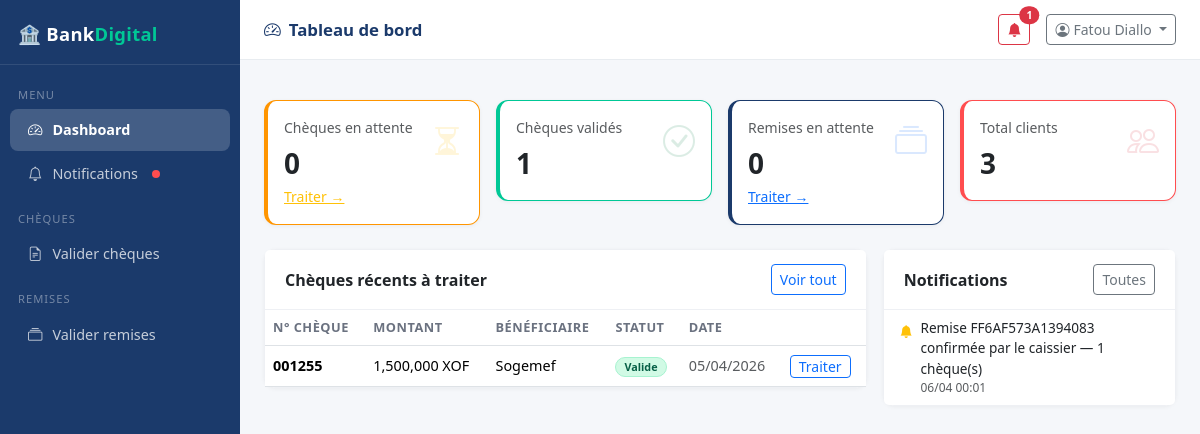
/gestionnaire/ (signed in), run on the app's committed database.
### app/models.py (models this page shows, shortened)
class Cheque(db.Model):
    __tablename__ = "cheques"
    id = db.Column(db.Integer, primary_key=True)
    numero = db.Column(db.String(50), nullable=False, index=True)
    montant = db.Column(db.Numeric(15, 2), nullable=False)
    banque = db.Column(db.String(100))
    beneficiaire = db.Column(db.String(150))
    compte_emetteur_id = db.Column(db.Integer, db.ForeignKey("comptes.id"))
    image_path = db.Column(db.String(255))
    statut = db.Column(db.Enum(StatutEnum), default=StatutEnum.en_attente)
    caissier_id = db.Column(db.Integer, db.ForeignKey("utilisateurs.id"))
    gestionnaire_id = db.Column(db.Integer, db.ForeignKey("utilisateurs.id"))
    cheque_emis_id = db.Column(db.Integer, db.ForeignKey("cheques_emis.id"))  # lien si déclaré
    commentaire = db.Column(db.Text)
    recu_signe = db.Column(db.Boolean, default=False)
    recu_path = db.Column(db.String(255))
    created_at = db.Column(db.DateTime, default=datetime.utcnow)
    updated_at = db.Column(db.DateTime, onupdate=datetime.utcnow)
    cheque_emis = db.relationship("ChequeEmis", foreign_keys=[cheque_emis_id])

class Notification(db.Model):
    __tablename__ = "notifications"
    id = db.Column(db.Integer, primary_key=True)
    utilisateur_id = db.Column(db.Integer, db.ForeignKey("utilisateurs.id"), nullable=False)
    type = db.Column(db.String(50), default="info")  # info, alerte, validation
    message = db.Column(db.Text, nullable=False)
    lu = db.Column(db.Boolean, default=False)
    reference_id = db.Column(db.Integer, nullable=True)
    reference_type = db.Column(db.String(50), nullable=True)
    created_at = db.Column(db.DateTime, default=datetime.utcnow)

### app/web/gestionnaire.py (the view)
@gestionnaire_bp.route("/")
@login_required_web(roles=["gestionnaire"])
def dashboard():
    uid = session["user_id"]
    stats = {
        "cheques_en_attente": Cheque.query.filter_by(statut=StatutEnum.en_attente).count(),
        "cheques_valides": Cheque.query.filter_by(statut=StatutEnum.valide).count(),
        "cheques_refuses": Cheque.query.filter_by(statut=StatutEnum.refuse).count(),
        "remises_en_attente": Remise.query.filter_by(statut=StatutEnum.en_attente).count(),
        "remises_validees": Remise.query.filter_by(statut=StatutEnum.valide).count(),
        "total_clients": Utilisateur.query.filter_by(role="client").count(),
    }
    notifs = (Notification.query.filter_by(utilisateur_id=uid, lu=False)
              .order_by(Notification.created_at.desc()).limit(10).all())
    derniers_cheques = Cheque.query.order_by(Cheque.created_at.desc()).limit(6).all()
    return render_template("gestionnaire/dashboard.html",
                           stats=stats, notifs=notifs, derniers_cheques=derniers_cheques)

### app/templates/gestionnaire/dashboard.html (shortened to what this page needs)
{% extends "base.html" %}
{% block page_title %}<i class="bi bi-speedometer2 me-2"></i>Tableau de bord{% endblock %}
{% block sidebar %}
<div class="sidebar">
  <div class="brand">🏦 Bank<span>Digital</span></div>
  <nav class="mt-2">
    <div class="nav-section">Menu</div>
    <a href="{{ url_for('gestionnaire.dashboard') }}" class="active"><i class="bi bi-speedometer2"></i>Dashboard</a>
    <a href="{{ url_for('gestionnaire.notifications') }}">
      <i class="bi bi-bell"></i>Notifications
      {% if notifs %}<span class="notif-dot"></span>{% endif %}
    </a>
    <div class="nav-section">Chèques</div>
    <a href="{{ url_for('gestionnaire.cheques') }}"><i class="bi bi-file-earmark-text"></i>Valider chèques</a>
    <div class="nav-section">Remises</div>
    <a href="{{ url_for('gestionnaire.remises') }}"><i class="bi bi-collection"></i>Valider remises</a>
  </nav>
</div>
{% endblock %}
{% block topbar_extra %}
{% if notifs %}
<a href="{{ url_for('gestionnaire.notifications') }}" class="btn btn-sm btn-outline-danger position-relative">
  <i class="bi bi-bell-fill"></i>
  <span class="position-absolute top-0 start-100 translate-middle badge rounded-pill bg-danger" style="font-size:.65rem">
    {{ notifs|length }}
  </span>
</a>
{% endif %}
{% endblock %}
{% block content %}
<div class="row g-3 mb-4">
  <div class="col-sm-6 col-xl-3">
    <div class="card stat-card orange p-3">
      <div class="d-flex justify-content-between align-items-start">
        <div>
          <div class="text-muted small mb-1">Chèques en attente</div>
          <div class="fs-3 fw-bold">{{ stats.cheques_en_attente }}</div>
          <a href="{{ url_for('gestionnaire.cheques') }}?statut=en_attente" class="small text-warning">Traiter →</a>
        </div>
        <i class="bi bi-hourglass-split stat-icon text-warning"></i>
      </div>
    </div>
  </div>
  <div class="col-sm-6 col-xl-3">
    <div class="card stat-card green p-3">
      <div class="d-flex justify-content-between align-items-start">
        <div>
          <div class="text-muted small mb-1">Chèques validés</div>
          <div class="fs-3 fw-bold">{{ stats.cheques_valides }}</div>
        </div>
        <i class="bi bi-check-circle stat-icon text-success"></i>
      </div>
    </div>
  </div>
  <div class="col-sm-6 col-xl-3">
    <div class="card stat-card blue p-3">
      <div class="d-flex justify-content-between align-items-start">
        <div>
          <div class="text-muted small mb-1">Remises en attente</div>
          <div class="fs-3 fw-bold">{{ stats.remises_en_attente }}</div>
          <a href="{{ url_for('gestionnaire.remises') }}?statut=en_attente" class="small text-primary">Traiter →</a>
        </div>
        <i class="bi bi-collection stat-icon text-primary"></i>
      </div>
    </div>
  </div>
  <div class="col-sm-6 col-xl-3">
    <div class="card stat-card red p-3">
      <div class="d-flex justify-content-between align-items-start">
        <div>
          <div class="text-muted small mb-1">Total clients</div>
          <div class="fs-3 fw-bold">{{ stats.total_clients }}</div>
        </div>
        <i class="bi bi-people stat-icon text-danger"></i>
      </div>
    </div>
  </div>
</div>
<div class="row g-3">
  <div class="col-lg-8">
    <div class="card">
      <div class="card-header d-flex justify-content-between align-items-center">
        <span>Chèques récents à traiter</span>
        <a href="{{ url_for('gestionnaire.cheques') }}" class="btn btn-sm btn-outline-primary">Voir tout</a>
      </div>
      <div class="table-responsive">
        <table class="table table-hover mb-0">
          <thead><tr><th>N° Chèque</th><th>Montant</th><th>Bénéficiaire</th><th>Statut</th><th>Date</th><th></th></tr></thead>
          <tbody>
            {% for c in derniers_cheques %}
            <tr>
              <td class="fw-semibold">{{ c.numero }}</td>
              <td>{{ "{:,.0f}".format(c.montant) }} XOF</td>
              <td>{{ c.beneficiaire or '—' }}</td>
              <td><span class="badge badge-{{ c.statut.value }} rounded-pill px-2">{{ c.statut.value.replace('_',' ').title() }}</span></td>
              <td class="text-muted small">{{ c.created_at.strftime('%d/%m/%Y') }}</td>
              <td><a href="{{ url_for('gestionnaire.detail_cheque', cheque_id=c.id) }}" class="btn btn-sm btn-outline-primary py-0 px-2">Traiter</a></td>
            </tr>
            {% else %}
            <tr><td colspan="6" class="text-center text-muted py-4">Aucun chèque</td></tr>
            {% endfor %}
          </tbody>
        </table>
      </div>
    </div>
  </div>
  <div class="col-lg-4">
    <div class="card">
      <div class="card-header d-flex justify-content-between align-items-center">
        <span>Notifications</span>
        <a href="{{ url_for('gestionnaire.notifications') }}" class="btn btn-sm btn-outline-secondary">Toutes</a>
      </div>
      <div class="list-group list-group-flush">
        {% for n in notifs[:5] %}
        <div class="list-group-item px-3 py-2">
          <div class="d-flex gap-2 align-items-start">
            <i class="bi bi-bell-fill text-warning mt-1" style="font-size:.8rem"></i>
            <div>
              <div style="font-size:.85rem">{{ n.message }}</div>
              <div class="text-muted" style="font-size:.75rem">{{ n.created_at.strftime('%d/%m %H:%M') }}</div>
            </div>
          </div>
        </div>
        {% else %}
        <div class="list-group-item text-center text-muted py-4">Aucune notification</div>
        {% endfor %}
      </div>
    </div>
  </div>
</div>
{% endblock %}

### app/templates/base.html (style rules this page uses)
:root { --primary: #1B3A6B; --primary-light: #2D5FA6; --accent: #00C896; --bg: #F5F7FA; --sidebar-w: 240px; }
body { background: var(--bg); font-family: 'Segoe UI', sans-serif; }
.sidebar { width: var(--sidebar-w); min-width: var(--sidebar-w); min-height: 100vh; background: var(--primary); position: sticky; top: 0; height: 100vh; overflow-y: auto; }
.sidebar .brand { padding: 20px 18px 16px; font-size: 1.15rem; font-weight: 700; color: #fff; border-bottom: 1px solid rgba(255,255,255,.1); letter-spacing: .3px; }
.sidebar .brand span { color: var(--accent); }
.sidebar nav a { display: flex; align-items: center; gap: 10px; color: rgba(255,255,255,.75); text-decoration: none; padding: 10px 18px; border-radius: 8px; margin: 2px 10px; font-size: .9rem; transition: all .15s; }
.sidebar nav a.active { background: rgba(255,255,255,.18); color: #fff; font-weight: 600; }
.sidebar nav .nav-section { font-size: .7rem; text-transform: uppercase; letter-spacing: 1px; color: rgba(255,255,255,.4); padding: 14px 18px 4px; }
.card { border: 1px solid #eef0f4; border-radius: 12px; box-shadow: 0 1px 4px rgba(0,0,0,.05); }
.card-header { background: #fff; border-bottom: 1px solid #eef0f4; font-weight: 600; padding: 14px 20px; }
.stat-card { border-left: 4px solid; border-radius: 12px; }
.stat-card.blue { border-color: var(--primary); }
.stat-card.green { border-color: var(--accent); }
.stat-card.orange { border-color: #FF9500; }
.stat-card.red { border-color: #FF4D4F; }
.stat-card .stat-icon { font-size: 2rem; opacity: .15; }
.badge-valide { background: #D1FAE5; color: #065F46; border: 1px solid #A7F3D0; }
.table th { font-size: .8rem; text-transform: uppercase; letter-spacing: .5px; color: #6B7280; font-weight: 600; }
.table td { vertical-align: middle; font-size: .9rem; }
.notif-dot { width: 8px; height: 8px; background: #FF4D4F; border-radius: 50%; display: inline-block; margin-left: 4px; }

### data on the page
Cheque: numero "001255", montant "1,500,000", beneficiaire "Sogemef", statut.value.replace "Valide", created_at "05/04/2026"
Notification: message "Remise FF6AF573A1394083 confirmée par le caissier — 1 chèque(s)", created_at "06/04 00:01"

### other printed values
{{ notifs|length }} "1"
{{ session.get('user_nom', 'Utilisateur') }} "Fatou Diallo"
{{ stats.cheques_en_attente }} "0"
{{ stats.cheques_valides }} "1"
{{ stats.remises_en_attente }} "0"
{{ stats.total_clients }} "3"
